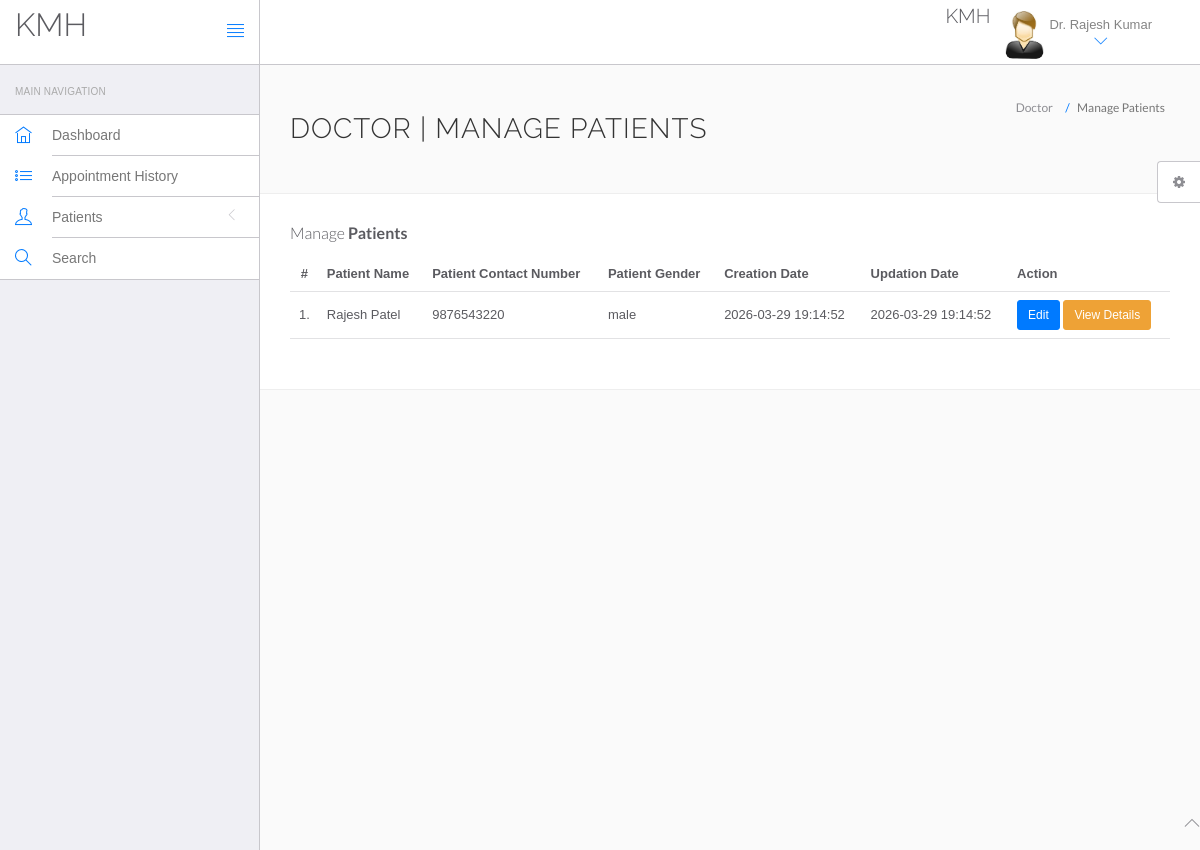
Screenshot of /hms/doctor/manage-patient.php (signed in) with the database file from the repository.
### tables this page shows
CREATE TABLE IF NOT EXISTS `doctors` (
  `id` int(11) NOT NULL AUTO_INCREMENT,
  `specilization` varchar(255) NOT NULL,
  `doctorName` varchar(255) NOT NULL,
  `address` varchar(255) NOT NULL,
  `docFees` int(11) NOT NULL,
  `contactno` varchar(20) NOT NULL,
  `docEmail` varchar(255) NOT NULL UNIQUE,
  `password` varchar(255) NOT NULL,
  `creationDate` timestamp NOT NULL DEFAULT CURRENT_TIMESTAMP,
  `updationDate` timestamp NOT NULL DEFAULT CURRENT_TIMESTAMP ON UPDATE CURRENT_TIMESTAMP,
  PRIMARY KEY (`id`)
);

CREATE TABLE IF NOT EXISTS `tblpatient` (
  `ID` int(11) NOT NULL AUTO_INCREMENT,
  `Docid` int(11) NOT NULL,
  `PatientName` varchar(255) NOT NULL,
  `PatientContno` varchar(20) NOT NULL,
  `PatientEmail` varchar(255) NOT NULL,
  `PatientGender` varchar(50) NOT NULL,
  `PatientAdd` varchar(255) NOT NULL,
  `PatientAge` int(11) NOT NULL,
  `PatientMedhis` text,
  `CreationDate` timestamp NOT NULL DEFAULT CURRENT_TIMESTAMP,
  `UpdationDate` timestamp NOT NULL DEFAULT CURRENT_TIMESTAMP ON UPDATE CURRENT_TIMESTAMP,
  PRIMARY KEY (`ID`),
  FOREIGN KEY (`Docid`) REFERENCES `doctors`(`id`)
);

### hms/doctor/manage-patient.php (the view, shortened to what this page needs)
<?php
include('include/config.php');
if(strlen($_SESSION['id']==0)) {
 header('location:logout.php');
  } else{
?>
<!DOCTYPE html>
<html lang="en">
	<head>
		<link rel="stylesheet" href="vendor/bootstrap/css/bootstrap.min.css">
		<link rel="stylesheet" href="vendor/fontawesome/css/font-awesome.min.css">
		<link rel="stylesheet" href="vendor/themify-icons/themify-icons.min.css">
		<link href="vendor/animate.css/animate.min.css" rel="stylesheet" media="screen">
		<link href="vendor/perfect-scrollbar/perfect-scrollbar.min.css" rel="stylesheet" media="screen">
		<link href="vendor/switchery/switchery.min.css" rel="stylesheet" media="screen">
		<link href="vendor/bootstrap-touchspin/jquery.bootstrap-touchspin.min.css" rel="stylesheet" media="screen">
		<link href="vendor/select2/select2.min.css" rel="stylesheet" media="screen">
		<link href="vendor/bootstrap-datepicker/bootstrap-datepicker3.standalone.min.css" rel="stylesheet" media="screen">
		<link href="vendor/bootstrap-timepicker/bootstrap-timepicker.min.css" rel="stylesheet" media="screen">
		<link rel="stylesheet" href="assets/css/styles.css">
		<link rel="stylesheet" href="assets/css/plugins.css">
		<link rel="stylesheet" href="assets/css/themes/theme-1.css" id="skin_color" />
	</head>
	<body>
		<div id="app">
<?php include('include/sidebar.php');?>
<div class="app-content">
<?php include('include/header.php');?>
<div class="main-content" >
<div class="wrap-content container" id="container">
<section id="page-title">
<div class="row">
<div class="col-sm-8">
<h1 class="mainTitle">Doctor | Manage Patients</h1>
</div>
<ol class="breadcrumb">
<li>
<span>Doctor</span>
</li>
<li class="active">
<span>Manage Patients</span>
</li>
</ol>
</div>
</section>
<div class="container-fluid container-fullw bg-white">
<div class="row">
<div class="col-md-12">
<h5 class="over-title margin-bottom-15">Manage <span class="text-bold">Patients</span></h5>
<table class="table table-hover" id="sample-table-1">
<thead>
<tr>
<th class="center">#</th>
<th>Patient Name</th>
<th>Patient Contact Number</th>
<th>Patient Gender </th>
<th>Creation Date </th>
<th>Updation Date </th>
<th>Action</th>
</tr>
</thead>
<tbody>
<?php
$docid=$_SESSION['id'];
$sql=mysqli_query($con,"select * from tblpatient where Docid='$docid' ");
$cnt=1;
while($row=mysqli_fetch_array($sql))
{
?>
<tr>
<td class="center"><?php echo $cnt;?>.</td>
<td class="hidden-xs"><?php echo $row['PatientName'];?></td>
<td><?php echo $row['PatientContno'];?></td>
<td><?php echo $row['PatientGender'];?></td>
<td><?php echo $row['CreationDate'];?></td>
<td><?php echo $row['UpdationDate'];?>
</td>
<td>
<a href="edit-patient.php?editid=<?php echo $row['ID'];?>" class="btn btn-primary btn-sm" target="_blank">Edit</a> <a href="view-patient.php?viewid=<?php echo $row['ID'];?>" class="btn btn-warning btn-sm" target="_blank">View Details</a>
</td>
</tr>
<?php
$cnt=$cnt+1;
 }?></tbody>
</table>
</div>
</div>
</div>
</div>
</div>
</div>
</div>
	<?php include('include/footer.php');?>
	<?php include('include/setting.php');?>
	</body>
</html>
<?php } ?>

### hms/doctor/include/header.php (shortened to what this page needs)
<header class="navbar navbar-default navbar-static-top">
					<div class="navbar-header">
						<a class="navbar-brand" href="#">
								<h2 style="padding-top:10%; font-size:32px; line-height:1.1; text-overflow:ellipsis; overflow:hidden; margin:0;">KMH</h2>
						</a>
						<a href="#" class="sidebar-toggler pull-right visible-md visible-lg" data-toggle-class="app-sidebar-closed" data-toggle-target="#app">
							<i class="ti-align-justify"></i>
						</a>
					</div>
					<div class="navbar-collapse collapse">
						<ul class="nav navbar-right">
<li  style="padding-top:2%; font-size:16px; line-height:1.3; overflow:hidden; text-overflow:ellipsis; white-space:nowrap;">
								<h2 style="margin:0; font-size:20px; line-height:1.1;">KMH</h2>
							</li>
							<li class="dropdown current-user">
								<a href class="dropdown-toggle" data-toggle="dropdown">
									<img src="assets/images/images.jpg" > <span class="username">
									<?php $query=mysqli_query($con,"select doctorName from doctors where id='".$_SESSION['id']."'");
while($row=mysqli_fetch_array($query))
{
	echo $row['doctorName'];
}
									?> <i class="ti-angle-down"></i></i></span>
								</a>
							</li>
						</ul>
					</div>
				</header>

### hms/doctor/assets/css/themes/theme-1.css (style rules this page uses)
body { background: #FAFAFA; }
header .navbar-header { background: #ffffff !important; border-right-color: #c8c7cc !important; border-bottom-color: #c8c7cc !important; }
header .navbar-header .sidebar-toggler, header .navbar-header .sidebar-mobile-toggler { color: #007aff !important; }
header .navbar-header .navbar-brand { color: #777 !important; }
header .navbar-collapse { background: #ffffff !important; border-bottom-color: #c8c7cc !important; box-shadow: none !important; }
header .navbar-collapse .navbar-right > li > a { color: #777; }
header .navbar-collapse .navbar-right > li > a i { color: #007aff !important; }

### rows the page displays
doctors: doctorName "Dr. Rajesh Kumar"
tblpatient: PatientName "Rajesh Patel", PatientContno "9876543220", PatientGender "male", CreationDate "2026-03-29 19:14:52", UpdationDate "2026-03-29 19:14:52"
